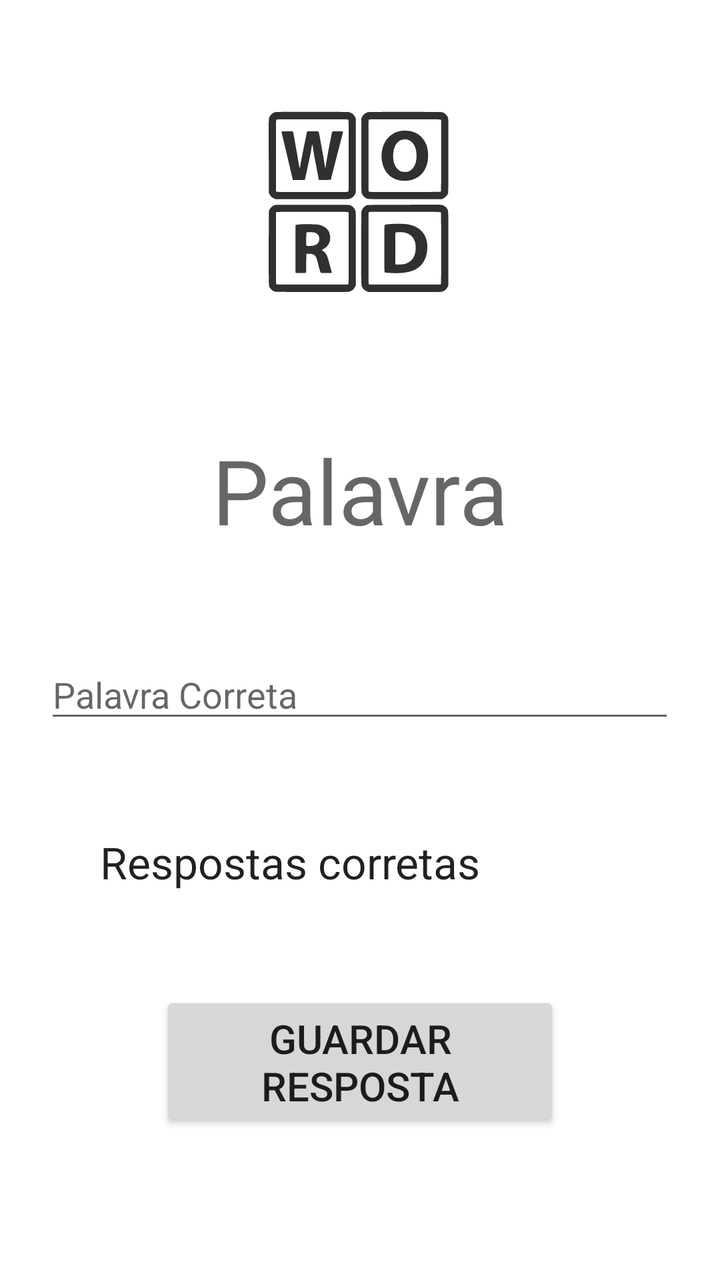
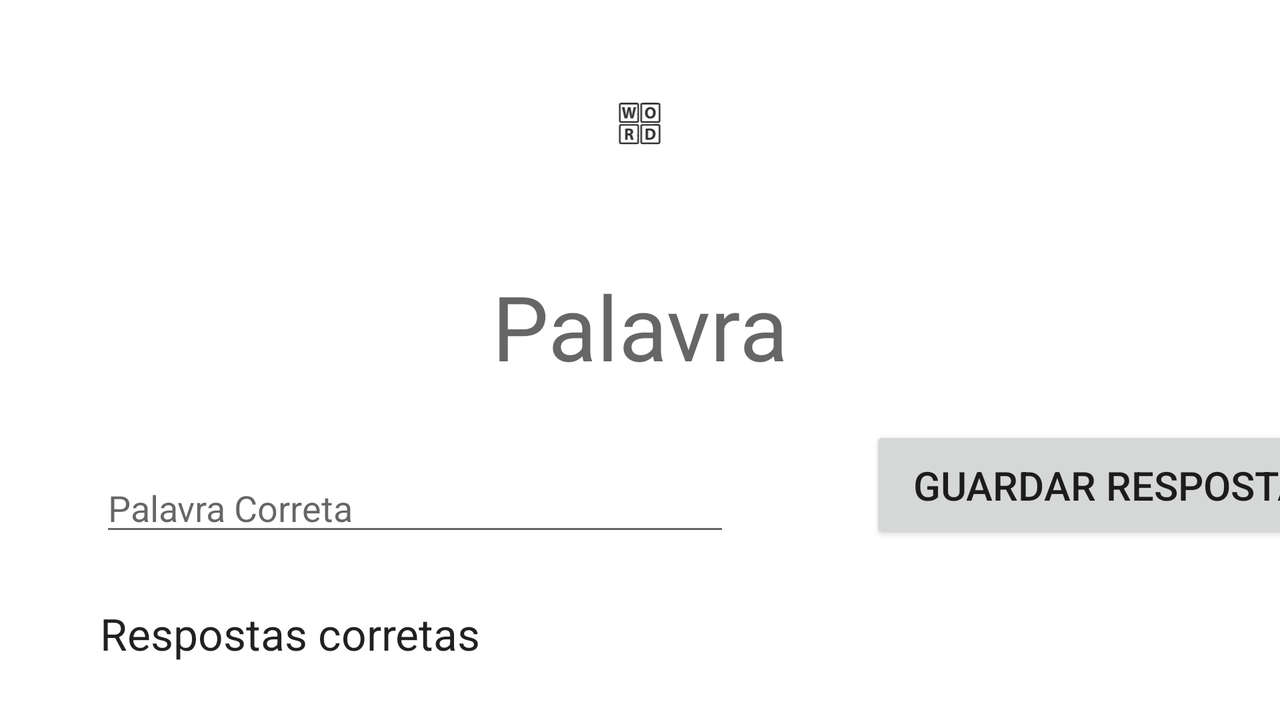

An Android layout and its configuration variant, each rendered on a device that would load it. The default file and the variant file are quoted in full after the pictures.
<!-- AndroidManifest.xml: application theme AppTheme -->
<!-- res/layout/fragment_jogo_palavras.xml -->
<?xml version="1.0" encoding="utf-8"?>
<LinearLayout xmlns:android="http://schemas.android.com/apk/res/android"
    xmlns:app="http://schemas.android.com/apk/res-auto"
    xmlns:tools="http://schemas.android.com/tools"
    android:layout_width="match_parent"
    android:layout_height="match_parent"
    tools:context=".MenuJogosF"
    android:orientation="vertical"
    android:background="#FFFF">


    <ImageView
        android:id="@+id/word_game"
        android:layout_width="200dp"
        android:layout_height="200dp"
        android:layout_gravity="center"
        android:background="#FFFF"
        android:scaleType="fitCenter"
        android:paddingBottom="50dp"
        android:paddingTop="50dp"
        android:src="@drawable/word_game"/>

    <TextView
        android:id="@+id/palavra"
        android:layout_width="wrap_content"
        android:layout_height="wrap_content"
        android:text="Palavra"
        android:layout_marginTop="15dp"
        android:layout_gravity="center"
        android:textAppearance="@style/TextAppearance.AppCompat.Display2"/>


    <EditText
        android:id="@+id/resposta"
        android:layout_width="wrap_content"
        android:layout_height="wrap_content"
        android:inputType="text"
        android:hint="Palavra Correta"
        android:layout_marginTop="50dp"
        android:layout_gravity="center"
        android:ems="15"/>


    <TextView
        android:id="@+id/respostasCorretas"
        android:layout_width="wrap_content"
        android:layout_height="wrap_content"
        android:text="Respostas corretas"
        android:textAppearance="@style/TextAppearance.AppCompat.Large"
        android:layout_marginTop="50dp"
        android:layout_marginLeft="50dp"
        />

    <Button
        android:id="@+id/button8"
        android:layout_width="200dp"
        android:layout_height="70dp"
        android:text="Guardar resposta"
        android:layout_marginTop="50dp"
        android:layout_gravity="center"
        android:textSize="20dp"/>

</LinearLayout>
<!-- resources referenced by this layout -->
<resources>
  <!-- drawable word_game: png bitmap (drawable, 50923 bytes) -->
  <style name="AppTheme" parent="Theme.AppCompat.DayNight">
          
          <item name="colorPrimary">@color/colorPrimary</item>
          <item name="colorPrimaryDark">@color/cardview_dark_background</item>
          <item name="colorAccent">@color/colorAccent</item>
          <item name="windowActionBar">false</item>
          <item name="windowNoTitle">true</item>
      </style>
  <color name="colorPrimary">#008577</color>
  <color name="colorAccent">#D81B60</color>
</resources>
<!-- res/layout-land/fragment_jogo_palavras.xml (the author's variant of the layout above) -->
<!-- drawn on the phone turned sideways -->
<?xml version="1.0" encoding="utf-8"?>
<LinearLayout xmlns:android="http://schemas.android.com/apk/res/android"
    xmlns:app="http://schemas.android.com/apk/res-auto"
    xmlns:tools="http://schemas.android.com/tools"
    android:layout_width="match_parent"
    android:layout_height="match_parent"
    tools:context=".MenuJogosF"
    android:orientation="vertical"
    android:background="#FFFF">

    <ImageView
        android:id="@+id/word_game"
        android:layout_width="168dp"
        android:layout_height="123dp"
        android:layout_gravity="center"
        android:background="#FFFF"
        android:paddingTop="50dp"
        android:paddingBottom="50dp"
        android:scaleType="fitCenter"
        android:src="@drawable/word_game" />

    <TextView
        android:id="@+id/palavra"
        android:layout_width="wrap_content"
        android:layout_height="wrap_content"
        android:text="Palavra"
        android:layout_marginTop="10dp"
        android:layout_gravity="center"
        android:textAppearance="@style/TextAppearance.AppCompat.Display2"/>



    <LinearLayout
        android:layout_width="match_parent"
        android:layout_height="wrap_content"
        android:orientation="horizontal">

        <EditText
            android:id="@+id/resposta"
            android:layout_width="wrap_content"
            android:layout_height="wrap_content"
            android:inputType="text"
            android:hint="Palavra Correta"
            android:layout_marginTop="30dp"
            android:layout_marginBottom="20dp"
            android:layout_marginLeft="50dp"
            android:layout_marginRight="50dp"
            android:layout_gravity="center"
            android:ems="15"/>

        <Button
            android:id="@+id/button8"
            android:layout_width="238dp"
            android:layout_height="59dp"
            android:layout_gravity="center"
            android:layout_marginLeft="20dp"
            android:layout_marginTop="20dp"
            android:layout_marginBottom="20dp"
            android:text="Guardar resposta"
            android:textSize="20dp" />
    </LinearLayout>




    <TextView
        android:id="@+id/respostasCorretas"
        android:layout_width="wrap_content"
        android:layout_height="wrap_content"
        android:layout_marginLeft="50dp"
        android:layout_marginTop="10dp"
        android:gravity="center"
        android:text="Respostas corretas"
        android:textAppearance="@style/TextAppearance.AppCompat.Large" />



</LinearLayout>
